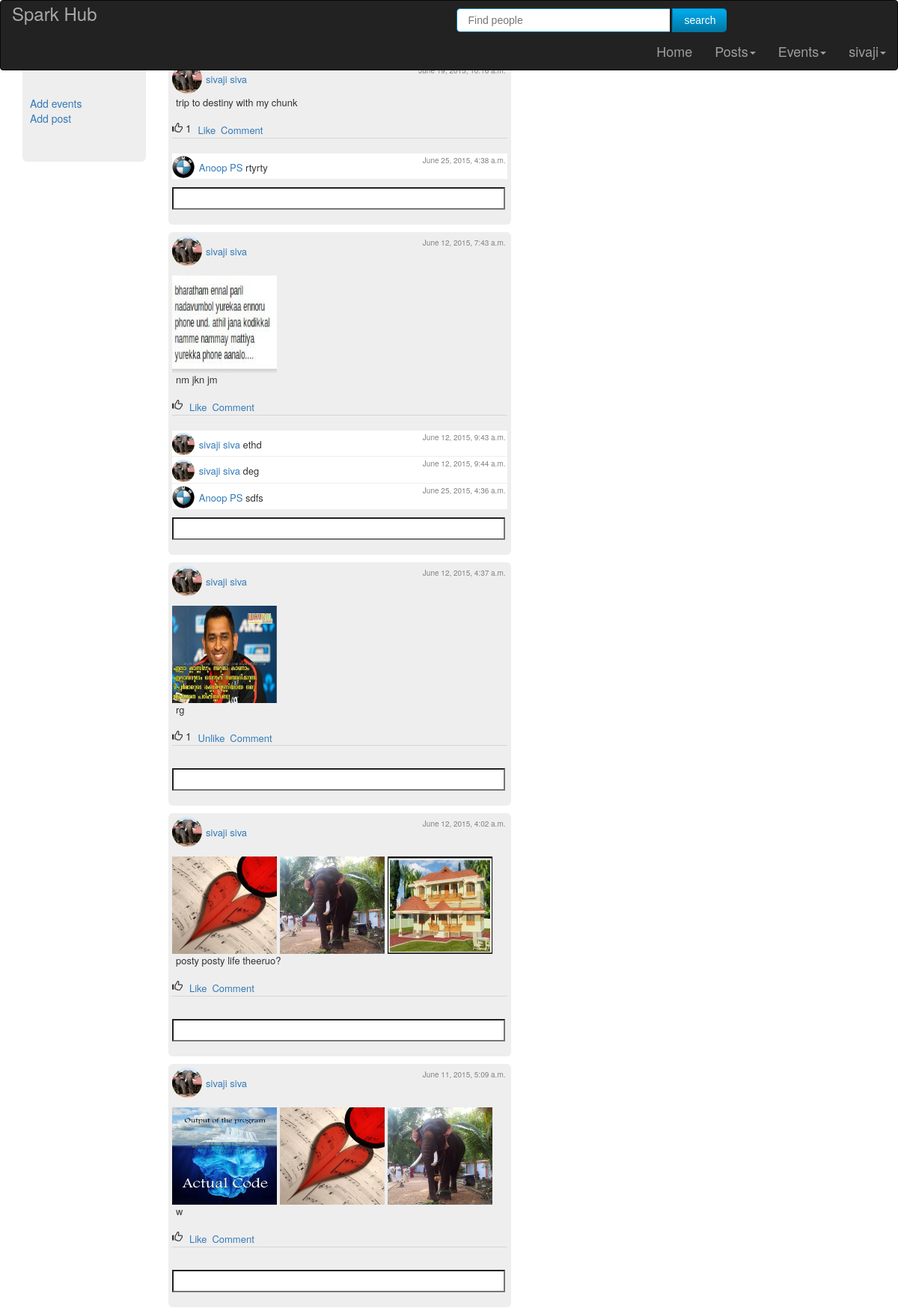
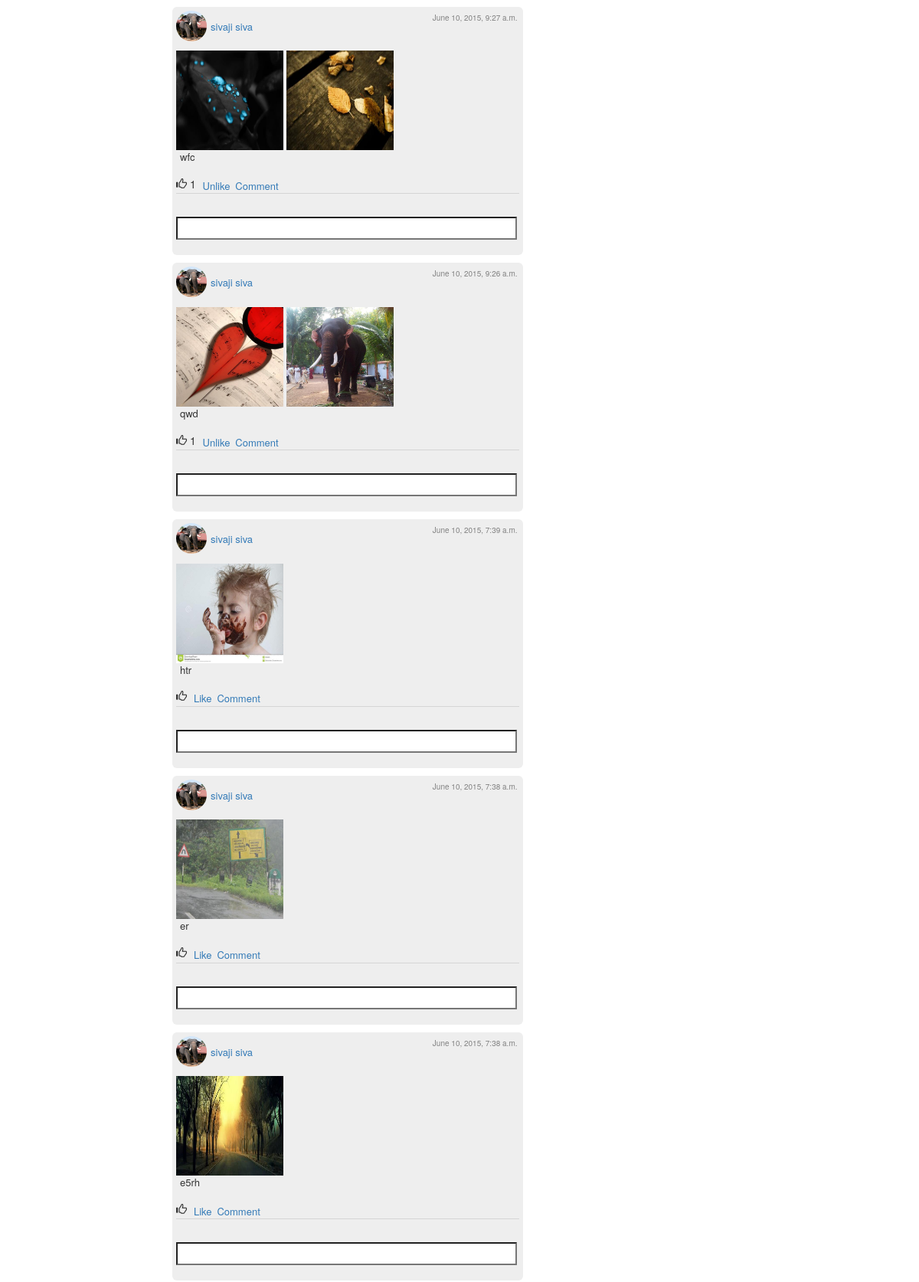
The page /post/myposts (signed in, upper part) on the database its author committed (2 pictures, top to bottom).
### Post/models.py (models this page shows, shortened)
class Post(models.Model):
	title = models.CharField(max_length=50)
	text = models.TextField(max_length=300)
	user = models.ForeignKey(User)
	create_date = models.DateTimeField(auto_now_add=True)
	@property
	def get_attach(self):
	    return [i for i in self.post_attach.all().order_by('-create_date')[:3]]
	@property
	def get_likecount(self):
	    return self.post_likes.count()
	@property
	def get_comments(self):
	    return [i for i in self.post_comments.all().order_by('-create_date')[:3]][::-1]

class Gallery(models.Model):
	post = models.ForeignKey('Post', related_name = "post_attach", null=True, blank=True)
	url = models.CharField(max_length=1000, null=True, blank=True)
	create_date = models.DateTimeField(auto_now_add=True)

### users/models.py (models this page shows, shortened)
class Profile(models.Model):
	user = models.OneToOneField(User)
	place = models.CharField(max_length=200)
	@property
	def get_avatar(self):
		if self.user.userimage_set.filter(is_active_profile=True, is_public=True).exists():
			return self.user.userimage_set.filter(is_active_profile=True, is_public=True)[0].profile_pic
		return 'profiles/default_image.jpg'

class UserImage(models.Model):
	user = models.ForeignKey(User)
	profile_pic = models.ImageField(upload_to="profiles/", null=True, blank=True)
	cover_pic = models.ImageField(upload_to="covers/", null=True, blank=True)
	is_active_profile = models.BooleanField(default=False)
	is_active_cover = models.BooleanField(default=False)
	is_public = models.BooleanField(default=False)
	create_date = models.DateTimeField(auto_now_add=True, null=True, blank=True)

### generic/models.py (models this page shows)
class Comment(models.Model):
	comment = models.CharField(max_length=600)
	user = models.ForeignKey(User)
	post = models.ForeignKey('Post.Post', related_name = "post_comments", null=True, blank=True)
	event = models.ForeignKey('event.Event', related_name = "event_comments", null=True, blank=True)
	create_date = models.DateTimeField(auto_now_add=True)

### users/views.py (the view)
# urls.py: url(r'^post/myposts', users.views.showpost),
def showpost(request):
    user=request.user
    posts=Post.objects.filter(user=user).order_by('-create_date')
    return render(request, 'users/loginhome.html', {'posts':posts})

### Post/templatetags/likecounter.py (called while the page is built)
@register.filter(name='actioncounts')
def actioncounts(post,user):
	return Like.objects.filter(user=user, post=post).exists()

### templates/users/loginhome.html (shortened to what this page needs)
{% extends "base.html" %}
{% load likecounter %}
{% block content %}
<div class="container"  style='background:white'>
	<div class="row" style='margin-top:80px'>
		<div class="col-md-2"><div class="jumbotron" style="padding-left:10px">
	<a target="_top" href="/event/createevent">Add events</a>
	<a target="_top" href="/post/createpost">Add post</a>
</div></div>
<div class="col-md-5">
{% for post in posts %}
	<div class="all-posts">
		<div class='jumbotron pad' style="margin-bottom:10px;padding:5px !important">
		<p style='margin-bottom:0px; float:left; width:100%'>
				<img  border="2" class="img-circle image-popup-vertical-fit" width="50" style="float:left";height="50" src="/media/{{ post.user.profile.get_avatar }}" />
				<font class='username' size="2" color='#4169E1'>
					<a href="{{post.user}}" type='url' style='cursor:pointer;' class='user-page'>
					{{post.user.get_full_name}}
					</a>
					</font>
				<font size="1" color='grey' style='float:right;padding:2px'>{{post.create_date}}</font></p>
				{% for attach in post.get_attach %}
					<a href="{{ attach.url }}" data-featherlight="image">
					<img class= 'image-popup-vertical-fit' style="padding-top:10px" border="2" width="140" height="140" src="{{ attach.url }}" />
					</a>
				{% endfor %}
				<p><font size="2" style='margin-left:5px;margin-bottom:0px'>{{post.text}}</font></p>
				<span class="glyphicon glyphicon-thumbs-up"></span>
				<font class="like" style='margin-bottom:1px;margin-top:1px;margin-right:5px'>
				{% ifnotequal post.get_likecount 0 %}
				{{post.get_likecount}}
				{% endifnotequal %}
				</font>
				<div class="btn-group" role="group" aria-label="...">
				{% if post|actioncounts:user %}
					<a type="url" data-type='post' class="unlike-btn" data-url="{% url 'post-unlike' post.id %}">
					<font style='cursor:pointer; padding-right:3px' size="2">Unlike</font></a>
					{% else %}
					<a type="url" data-type='post' class="like-btn" data-url="{% url 'post-like' post.id %}">
					<font style='cursor:pointer; padding-right:3px' size="2">Like</font></a>
					{% endif %}
				<a type="button" name="polik" size="10px" data-type='post' data-url="{% url 'post-comment' post.id %}" class="comment-btn"><font style='cursor:pointer' size="2">Comment</font></a>
			</div>
			<hr style="margin-top:0px">
			<div style='background:white; margin-top:0px; margin-bottom:0px' class="comments">
			{% for comment in post.get_comments %}
			<p style='margin-left:0px;margin-bottom:1px' class="comment">
			<img  class="img-circle-comment image-popup-no-margins" border="2" width="25" height="40" src="/media/{{ comment.user.profile.get_avatar }}" />
			<font size="2" color='#4169E1'>
				<a href="{{comment.user}}" type='url' style='cursor:pointer;' class='user-page'>
					{{comment.user.get_full_name}}
				</a>
			</font>
			<font size="1" color='grey' style='float:right;padding:2px'>{{comment.create_date}}</font>
			<font size="2">{{comment.comment}}</font></p>
			<hr style="margin-top:0px;margin-bottom:0px">
			{% endfor %}
			</div>
			<p><input type="text" class='value enter_key' data-type='post' data-url="{% url 'post-comment' post.id %}" style=" background:white; margin-top:10px;width:445px;height:30px;font-size:15px" /></p>
		</div>
	</div>
	{% endfor %}
</div>
</div></div>
{% endblock %}

### templates/base.html (shortened to what this page needs)
<!DOCTYPE html PUBLIC "-//W3C//DTD XHTML 1.0 Transitional//EN" "http://www.w3.org/TR/xhtml1/DTD/xhtml1-transitional.dtd">
<html lang='en'>
    <head>
		<link rel="stylesheet" href="http://maxcdn.bootstrapcdn.com/bootstrap/3.3.4/css/bootstrap.min.css">
        <link rel="stylesheet" href="//code.jquery.com/ui/1.11.4/themes/smoothness/jquery-ui.css">
        <link rel="stylesheet" href="/resources/demos/style.css">
        <link rel="stylesheet" href="//code.jquery.com/ui/1.11.4/themes/smoothness/jquery-ui.css">
        <link rel="stylesheet" href="/static/css/font-awesome.min.css">
		<link type="text/css" rel="stylesheet" href="http://sparklabs.in/design-projects/sivaji/release/featherlight.min.css" title="Featherlight Styles" />
        <link rel="stylesheet" href="/static/css/style.css" />
    </head>
    	<body bgcolor="#E6E6FA">
        {% block head %}
		<nav class="navbar navbar-inverse constant" role="navigation">
<div class="collapse navbar-collapse navbar-ex1-collapse">
          <ul class="nav navbar-nav navbar-left ">
			<li class='navbar-left' style="color:DarkGray"><font size='5'>Spark Hub</font></li></ul>
            <ul class="nav navbar-nav search">
            <li>
            <form action="/usersearch">
            <input class='tftextinput birds' type="search" name="name" style='width:285px' id="mySearch" placeholder="Find people">
            <input class='tfbutton' type="submit" id="mybutton" value='search'>
            </form></li></ul>
			<ul class="nav navbar-nav navbar-right ">
			<li><a class="navbar-brand" href="/home">Home</a></li>
			<li class="dropdown">
                        <a href="#" data-toggle="dropdown" class="dropdown-toggle navbar-brand">Posts<b class="caret"></b></a>
            </li>
			<li class="dropdown">
                        <a href="#" data-toggle="dropdown" class="dropdown-toggle navbar-brand">Events<b class="caret"></b></a>
            </li>
			 <li class="dropdown">
                        <a href="#" data-toggle="dropdown" class="dropdown-toggle navbar-brand">{{user}}<b class="caret"></b></a>
                    </li>
			</ul></div></nav></div>
{% endblock %}
        {% block content %}{% endblock %}
    </body>
</html>

### templates/base.html (style rules this page uses)
.pad { padding-top: 5px; padding-left: 5px !important; padding-right: 5px !important; }
.constant { width:100%; position:fixed; z-index:11; }
.img-circle { overflow:hidden; -webkit-border-radius:50px; -moz-border-radius:50px; border-radius:50px; width:40px; height:40px; }
.img-circle-comment { overflow:hidden; -webkit-border-radius:50px; -moz-border-radius:50px; border-radius:50px; width:30px; height:30px; }
.username { float:left; padding:12px; margin-left: -7px; }
.search { margin-top: 10px; margin-left: 480px; }
.tftextinput { margin: 0; padding: 5px 15px; font-family: Arial, Helvetica, sans-serif; font-size:14px; border:1px solid #0076a3; border-right:0px; border-top-left-radius: 5px 5px; border-bottom-left-radius: 5px 5px; }
.tfbutton { margin: 0; padding: 5px 15px; font-family: Arial, Helvetica, sans-serif; font-size:14px; outline: none; cursor: pointer; text-align: center; text-decoration: none; color: #ffffff; border: solid 1px #0076a3; border-right:0px; background: #0095cd; background: -webkit-gradient(linear, left top, left bottom, from(#00adee), to(#0078a5)); background: -moz-linear-gradient(top, #00adee, #0078a5); border-top-right-radius: 5px 5px; border-bottom-right-radius: 5px 5px; }

### rows shown on the page
Post: user.profile.get_avatar (picture), user.get_full_name "sivaji siva", create_date "June 19, 2015, 10:16 a.m.", text "trip to destiny with my chunk", get_likecount "1", shows "Like"
Comment: user.profile.get_avatar (picture), user.get_full_name "Anoop PS", create_date "June 25, 2015, 4:38 a.m.", comment "rtyrty"
Post: user.profile.get_avatar (picture), user.get_full_name "sivaji siva", create_date "June 12, 2015, 7:43 a.m.", text "nm jkn jm", shows "Like"
Gallery: url (picture)
Comment: user.profile.get_avatar (picture), user.get_full_name "sivaji siva", create_date "June 12, 2015, 9:43 a.m.", comment "ethd"
Comment: user.profile.get_avatar (picture), user.get_full_name "sivaji siva", create_date "June 12, 2015, 9:44 a.m.", comment "deg"
Comment: user.profile.get_avatar (picture), user.get_full_name "Anoop PS", create_date "June 25, 2015, 4:36 a.m.", comment "sdfs"
Post: user.profile.get_avatar (picture), user.get_full_name "sivaji siva", create_date "June 12, 2015, 4:37 a.m.", text "rg", get_likecount "1", shows "Unlike"
Gallery: url (picture)
Post: user.profile.get_avatar (picture), user.get_full_name "sivaji siva", create_date "June 12, 2015, 4:02 a.m.", text "posty posty life theeruo?", shows "Like"
Gallery: url (picture)
Gallery: url (picture)
Gallery: url (picture)
Post: user.profile.get_avatar (picture), user.get_full_name "sivaji siva", create_date "June 11, 2015, 5:09 a.m.", text "w", shows "Like"
Gallery: url (picture)
Gallery: url (picture)
Gallery: url (picture)
Post: user.profile.get_avatar (picture), user.get_full_name "sivaji siva", create_date "June 10, 2015, 9:27 a.m.", text "wfc", get_likecount "1", shows "Unlike"
Gallery: url (picture)
Gallery: url (picture)
Post: user.profile.get_avatar (picture), user.get_full_name "sivaji siva", create_date "June 10, 2015, 9:26 a.m.", text "qwd", get_likecount "1", shows "Unlike"
Gallery: url (picture)
Gallery: url (picture)
Post: user.profile.get_avatar (picture), user.get_full_name "sivaji siva", create_date "June 10, 2015, 7:39 a.m.", text "htr", shows "Like"
Gallery: url (picture)
Post: user.profile.get_avatar (picture), user.get_full_name "sivaji siva", create_date "June 10, 2015, 7:38 a.m.", text "er", shows "Like"
Gallery: url (picture)
Post: user.profile.get_avatar (picture), user.get_full_name "sivaji siva", create_date "June 10, 2015, 7:38 a.m.", text "e5rh", shows "Like"
Gallery: url (picture)

### other values the page prints
{{ user }} "sivaji"
